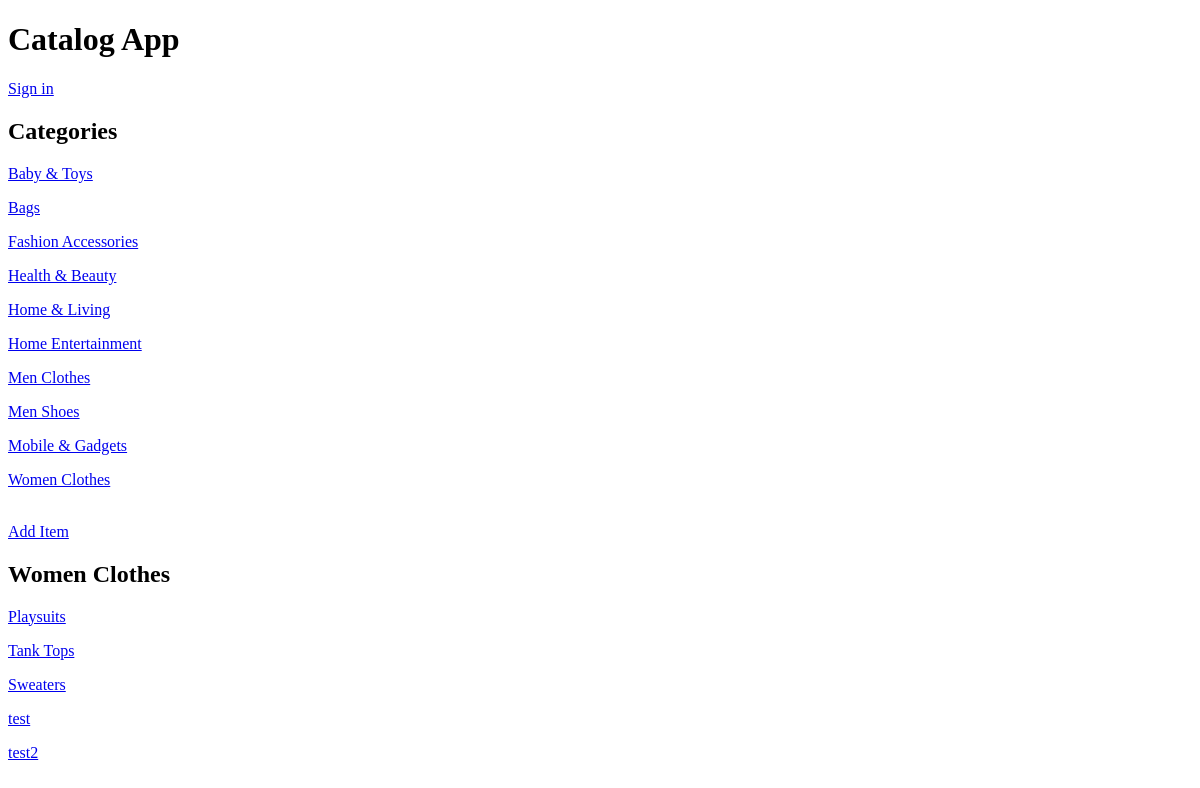
The app's page /category/10/items/, older data.
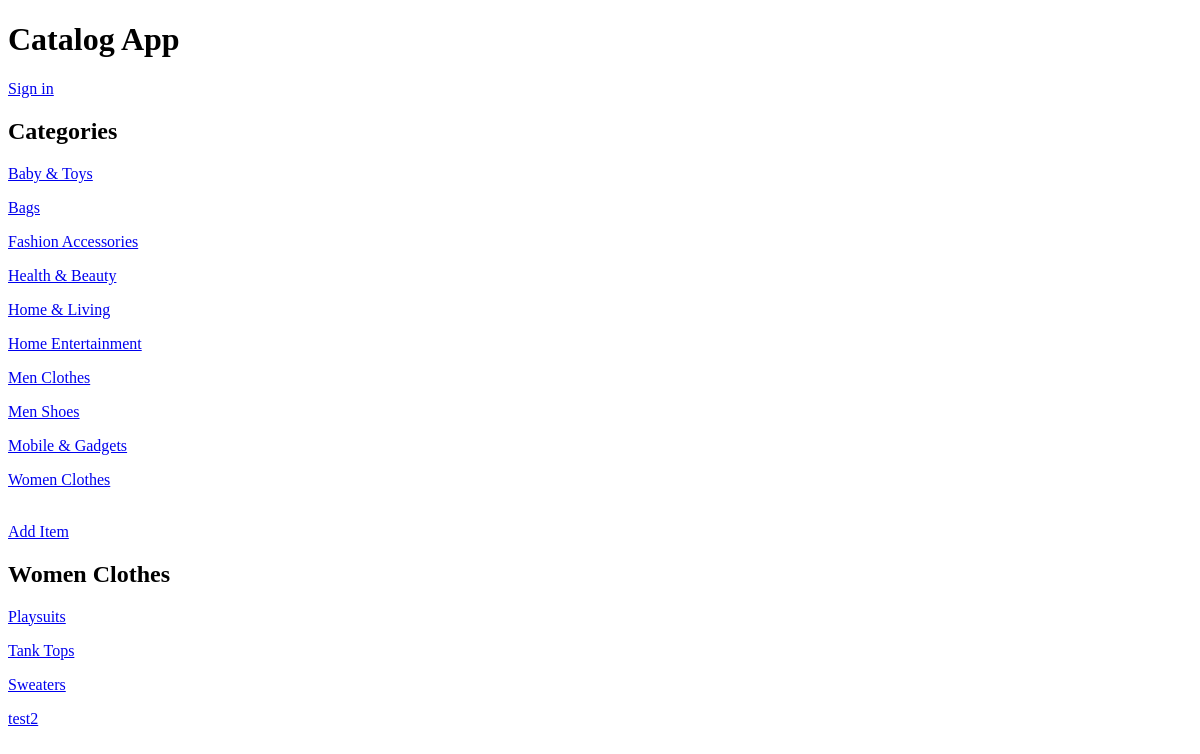
The same page, newer data.
### database_setup.py (models this page shows, shortened)
class Category(Base):
	__tablename__ = 'categories'
	id = Column(Integer, primary_key=True)
	name = Column(String(100))

class Item(Base):
	__tablename__ = 'items'
	id = Column(Integer, primary_key=True)
	category_id = Column(Integer,ForeignKey('categories.id'))
	name = Column(String(100))
	description = Column(String(1000))
	user_id = Column(Integer, ForeignKey('users.id'))
	ctime = Column(DATETIME, nullable=False)
	mtime = Column(DATETIME, nullable=False)
	categories = relationship(Category)
	users = relationship(User)

### application.py (the view)
@app.route('/category/<int:category_id>/')
@app.route('/category/<int:category_id>/items/')
def showCategoryItems(category_id):
	session = DBSession()
	categories = session.query(Category).all()
	category = session.query(Category).filter_by(id=category_id).one()
	items = session.query(Item).filter_by(category_id=category_id).all()
	session.close()
	return render_template("showcategoryitems.html", categories=categories, category=category,
    items=items, login_session=login_session)

### application.py (called while the page is built)
def get_view_rate_limit():
    return getattr(g, '_view_rate_limit', None)

@app.after_request
def inject_x_rate_headers(response):
    limit = get_view_rate_limit()
    if limit and limit.send_x_headers:
        h = response.headers
        h.add('X-RateLimit-Remaining', str(limit.remaining))
        h.add('X-RateLimit-Limit', str(limit.limit))
        h.add('X-RateLimit-Reset', str(limit.reset))
    return response

### templates/showcategoryitems.html (shortened to what this page needs)
<!DOCTYPE html>
<html>
	<head>
	</head>
	<body>
		<h1>Catalog App</h1>
		{% if not login_session['email'] %}
			<a href="{{url_for('showLogin')}}">Sign in</a>
		{% endif %}
		<h2>Categories</h2>
		{% for c in categories %}
		<div>
			<p><a href="{{url_for('showCategoryItems',category_id=c.id)}}">{{c.name}}</a></p>
		</div>
		{% endfor %}
		<a href="{{url_for('newItem',category_id=category.id)}}">Add Item</a>
		<h2>{{category.name}}</h2>
		{% for i in items %}
		<div>
			<p><a href="{{url_for('showItemDetails',category_id=i.category_id,item_id=i.id)}}">{{i.name}}</a></p>
		</div>
		{% endfor %}
	</body>
</html>

Row changes from the older to the newer data that the page shows:
removed Item: name "test"
